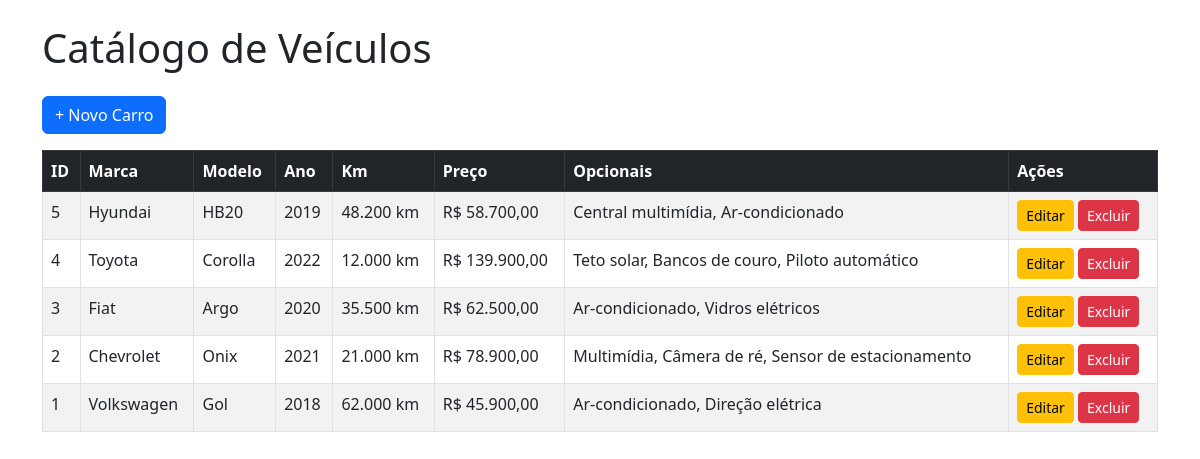
The page / on the database its author committed.
### tables this page shows
CREATE TABLE IF NOT EXISTS carros (
    id INT AUTO_INCREMENT PRIMARY KEY,
    marca VARCHAR(60) NOT NULL,
    modelo VARCHAR(80) NOT NULL,
    ano YEAR NOT NULL,
    quilometragem INT UNSIGNED NOT NULL DEFAULT 0,
    preco DECIMAL(10,2) NOT NULL,
    opcionais VARCHAR(255) DEFAULT NULL,
    criado_em TIMESTAMP DEFAULT CURRENT_TIMESTAMP,
    atualizado_em TIMESTAMP DEFAULT CURRENT_TIMESTAMP ON UPDATE CURRENT_TIMESTAMP
);

### index.php (the view, shortened to what this page needs)
<?php
require 'config.php';
$carros = $pdo->query("SELECT * FROM carros ORDER BY id DESC")->fetchAll();
?>
<!DOCTYPE html>
<html lang="pt-br">
<head>
    <link href="https://cdn.jsdelivr.net/npm/bootstrap@5.3.0/dist/css/bootstrap.min.css" rel="stylesheet">
</head>
<body>
<div class="container mt-4">
    <h1 class="mb-4">Catálogo de Veículos</h1>
    <a href="create.php" class="btn btn-primary mb-3">+ Novo Carro</a>
    <table class="table table-striped table-bordered">
        <thead class="table-dark">
            <tr>
                <th>ID</th>
                <th>Marca</th>
                <th>Modelo</th>
                <th>Ano</th>
                <th>Km</th>
                <th>Preço</th>
                <th>Opcionais</th>
                <th>Ações</th>
            </tr>
        </thead>
        <tbody>
            <?php foreach ($carros as $carro): ?>
            <tr>
                <td><?= $carro['id'] ?></td>
                <td><?= htmlspecialchars($carro['marca']) ?></td>
                <td><?= htmlspecialchars($carro['modelo']) ?></td>
                <td><?= $carro['ano'] ?></td>
                <td><?= number_format($carro['quilometragem'], 0, ',', '.') ?> km</td>
                <td>R$ <?= number_format($carro['preco'], 2, ',', '.') ?></td>
                <td><?= htmlspecialchars($carro['opcionais']) ?></td>
                <td>
                    <a href="edit.php?id=<?= $carro['id'] ?>" class="btn btn-sm btn-warning">Editar</a>
                    <a href="delete.php?id=<?= $carro['id'] ?>" class="btn btn-sm btn-danger"
                       onclick="return confirm('Tem certeza que deseja excluir este carro?')">Excluir</a>
                </td>
            </tr>
            <?php endforeach; ?>
        </tbody>
    </table>
</div>
</body>
</html>

### rows shown on the page
carros: id "5", marca "Hyundai", modelo "HB20", ano "2019", quilometragem "48.200", preco "58.700,00", opcionais "Central multimídia, Ar-condicionado"
carros: id "4", marca "Toyota", modelo "Corolla", ano "2022", quilometragem "12.000", preco "139.900,00", opcionais "Teto solar, Bancos de couro, Piloto automático"
carros: id "3", marca "Fiat", modelo "Argo", ano "2020", quilometragem "35.500", preco "62.500,00", opcionais "Ar-condicionado, Vidros elétricos"
carros: id "2", marca "Chevrolet", modelo "Onix", ano "2021", quilometragem "21.000", preco "78.900,00", opcionais "Multimídia, Câmera de ré, Sensor de estacionamento"
carros: id "1", marca "Volkswagen", modelo "Gol", ano "2018", quilometragem "62.000", preco "45.900,00", opcionais "Ar-condicionado, Direção elétrica"
